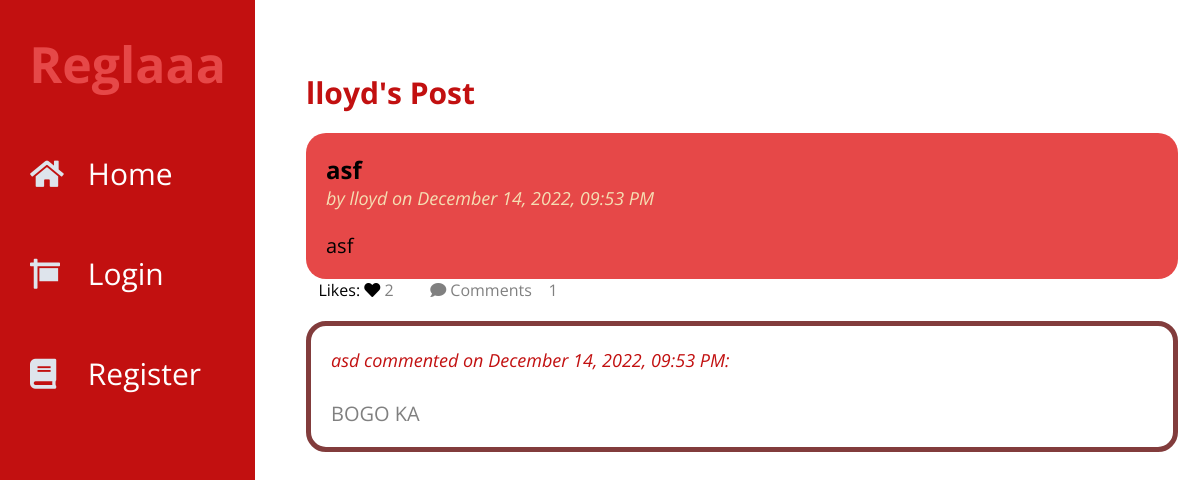
Page /comments/2/view on the earlier database version.
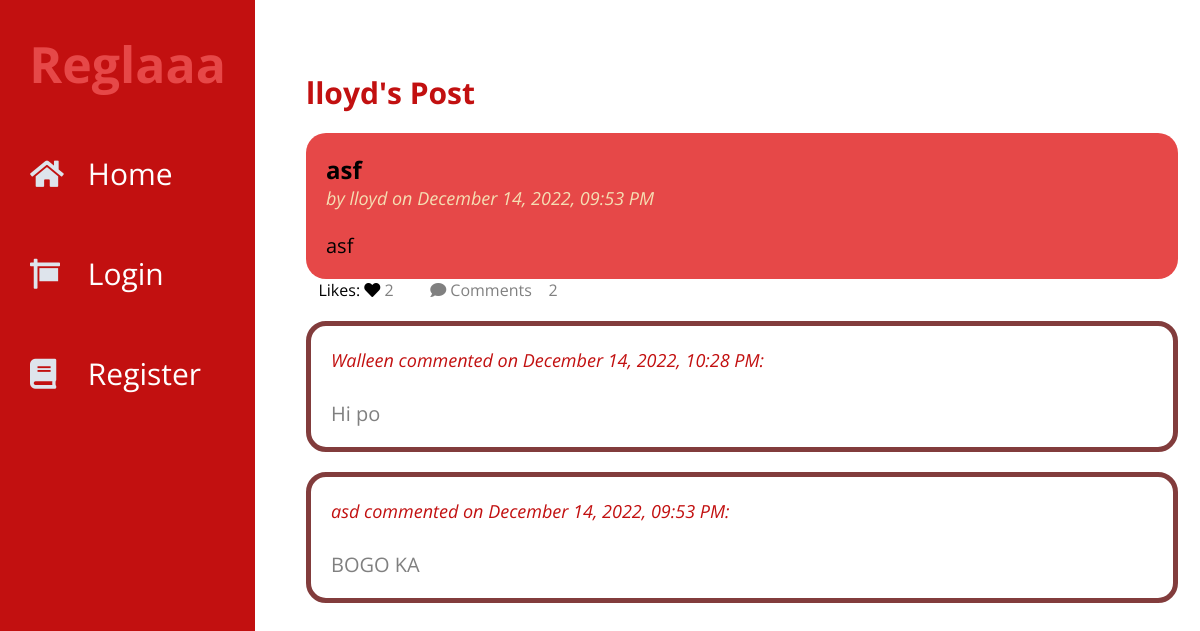
Same page on the later database version.
### tables this page shows
CREATE TABLE comments (
  id INTEGER PRIMARY KEY AUTOINCREMENT,
  post_id INTEGER NOT NULL,
  user_id INTEGER NOT NULL,
  body TEXT NOT NULL,
  created TIMESTAMP DEFAULT (datetime('now','localtime')),
  FOREIGN KEY (post_id) REFERENCES post (id),
  FOREIGN KEY (user_id) REFERENCES user (id)
);

CREATE TABLE user (
  id INTEGER PRIMARY KEY AUTOINCREMENT,
  username TEXT UNIQUE NOT NULL,
  password TEXT NOT NULL
);

### flaskr/blog.py (the view, shortened to what this page needs)
@bp.route("/comments/<int:post_id>/<action>",methods=("GET", "POST"))
def comments(post_id,action):
    db = get_db()
    post = db.execute(
        "SELECT p.id, title, body, created, author_id, username,"
        "(SELECT COUNT(user_id) FROM likes WHERE post_id = p.id) AS likes,"
        "(SELECT COUNT(user_id) FROM comments WHERE post_id = p.id) AS comments"
        " FROM post p JOIN user u ON p.author_id = u.id"
        " WHERE p.id = ?"
        " ORDER BY created DESC"
        , (post_id,),
    ).fetchone()
    comms = db.execute(
        "SELECT c.id, body, created, user_id, username"
        " FROM comments c JOIN user u ON c.user_id = u.id"
        " WHERE c.post_id = ?"
        " ORDER BY created DESC"
        , (post_id,),
    ).fetchall()
    return render_template("blog/comments.html",post=post,comms=comms,action=action)

### flaskr/auth.py (called while the page is built, shortened)
@bp.before_app_request
def load_logged_in_user():
    user_id = session.get("user_id")
    if user_id is None:
        g.user = None
        g.liked = None

### flaskr/db.py (called while the page is built)
def get_db():
    if "db" not in g:
        g.db = sqlite3.connect(
            current_app.config["DATABASE"], detect_types=sqlite3.PARSE_DECLTYPES
        )
        g.db.row_factory = sqlite3.Row
    return g.db

### flaskr/templates/blog/comments.html (shortened to what this page needs)
{% extends 'base.html' %}
{% block posts %}
  <p class="title">{% block title %}{{post['username']}}'s Post{% endblock %}</p>
{% endblock %}
{% block content %}
<article class="post">
        <div class="body">
            <h2>{{ post['title'] }}</h2>
            <p class="about">by {{ post['username'] }} on {{ post['created'].strftime("%B %d, %Y, %I:%M %p") }}</p>
            <br>
            <br>
            <p class="body">{{ post['body'] }}</p>
        </div>
</article>
    <div class="opt">
        {% if g.user %}
            {% if [post['id'],g.user['id']] in g.liked %}
                <a href="{{ url_for('blog.like_action', post_id=post.id, action='unlike') }}">
                    <span class="icon">&nbsp&nbsp&nbsp<i class="fas fa-heart"></i></span>
                    <span class="item">Unlike</span>
                </a>
            {% else %}
                <a href="{{ url_for('blog.like_action', post_id=post.id, action='like') }}">
                    <span class="icon">&nbsp&nbsp&nbsp<i class="fas fa-heart"></i></span>
                    <span class="item">Like {{ like }}</span>
                </a>
            {% endif %}
        {% else %}
        <span class="icon">&nbsp&nbsp&nbspLikes: <i class="fas fa-heart"></i></span>
        {% endif %}
        <p>{{ post['likes'] }}</p>
        <a>
            <span class="icon">&nbsp&nbsp&nbsp<i class="fas fa-comment"></i></span>
            <span class="item">Comments &nbsp&nbsp&nbsp{{ post.comments }}</span>
        </a>
    </div>
{% if action == 'add' %}
<div class="form">
  <form method="post">
    <label for="body">Comment as {{ g.user['username'] }}: </label>
    <textarea class="com" name="body" id="body">{{ request.form['body'] }}</textarea>
    <input type="submit" value="Comment">
  </form>
  </div>
{% else %}
{% for comm in comms %}
<article class="comment">
    <div class="body">
        <p class="about">{{comm.username}} commented on {{comm.created.strftime("%B %d, %Y, %I:%M %p")}}: </p>
        <br>
        <br>
        <p>{{comm.body}}</p>
    </div>
</article>
{% endfor %}
{% endif %}
{% endblock %}

Differences in the rows shown:
added comments: username "Walleen", created "December 14, 2022, 10:28 PM", body "Hi po"
Other differences:
{{ post.comments }}: "1" → "2"
